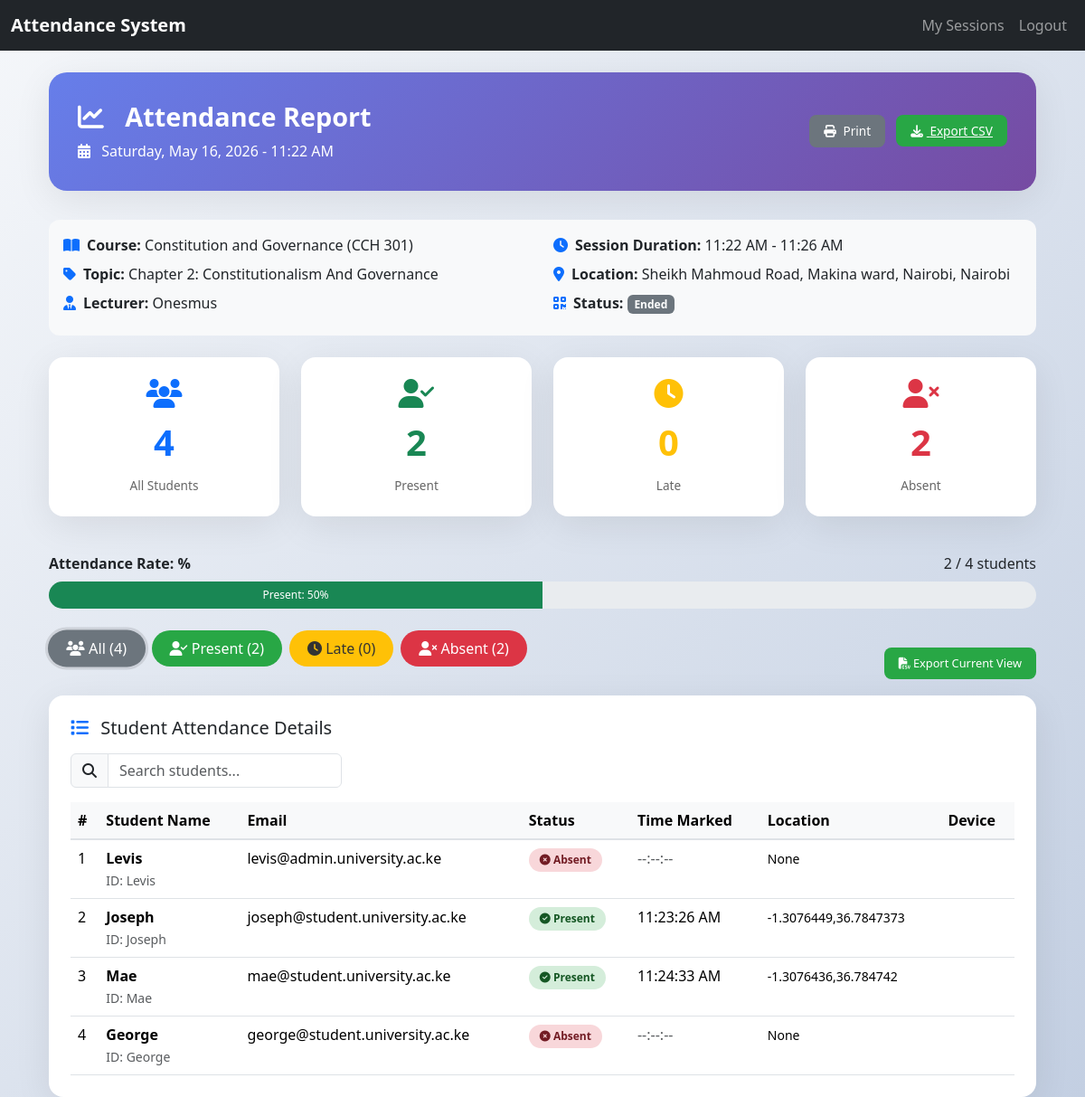
/lecturer/session-report/31/ (signed in), run on the app's committed database.
### StudentScanner/models.py (models this page shows, shortened)
class Session(models.Model):
    course = models.ForeignKey(Course, on_delete=models.CASCADE, related_name="sessions")
    lecturer = models.ForeignKey(settings.AUTH_USER_MODEL, on_delete=models.CASCADE)
    topic = models.CharField(max_length=200)
    created_at = models.DateTimeField(auto_now_add=True)
    is_active = models.BooleanField(default=True)
    qr_code_data = models.CharField(max_length=255, unique=True)
    qr_code_base64 = models.TextField(null=True, blank=True)
    qr_expiry = models.DateTimeField(default=timezone.now)
    latitude = models.FloatField(null=True, blank=True)
    longitude = models.FloatField(null=True, blank=True)
    location_name = models.CharField(max_length=500, null=True, blank=True)  # Human-readable location
    allowed_radius = models.IntegerField(default=100)  # 100 meters default

class Course(models.Model):
    programs = models.ManyToManyField(Program, related_name="courses")
    name = models.CharField(max_length=100)
    code = models.CharField(max_length=20, unique=True)
    students = models.ManyToManyField(CustomUser, related_name="enrolled_courses", blank=True)
    default_latitude = models.FloatField(null=True, blank=True)
    default_longitude = models.FloatField(null=True, blank=True)

class Attendance(models.Model):
    STATUS_CHOICES = [
        ('present', 'Present'),
        ('late', 'Late'),
        ('absent', 'Absent'),
    ]
    student = models.ForeignKey(settings.AUTH_USER_MODEL, on_delete=models.CASCADE)
    session = models.ForeignKey(Session, on_delete=models.CASCADE)
    timestamp = models.DateTimeField(auto_now_add=True)
    status = models.CharField(max_length=10, choices=STATUS_CHOICES, default='present')
    marked_latitude = models.FloatField(null=True, blank=True)
    marked_longitude = models.FloatField(null=True, blank=True)
    device_info = models.CharField(max_length=255, blank=True)
    ip_address = models.GenericIPAddressField(null=True, blank=True)
    class Meta:
        unique_together = ['student', 'session']  # Prevent duplicate attendance
        ordering = ['-timestamp']

### UserLogin/models.py (models this page shows, shortened)
class CustomUser(AbstractUser):
    program = models.ForeignKey(
        Program,
        on_delete=models.SET_NULL,
        null=True,
        blank=True,
        related_name="student_users"   # ✅ unique reverse accessor
    )
    programs = models.ManyToManyField(
        Program,
        blank=True,
        related_name="customuser_lecturers"   # ✅ unique reverse accessor
    )
    ROLE_CHOICES = (
        ('student', 'Student'),
        ('lecturer', 'Lecturer'),
        ('admin', 'Admin'),
    )
    role = models.CharField(max_length=20, choices=ROLE_CHOICES, default='student')

### UserLogin/decorators.py (the view)
    def wrapper(request, *args, **kwargs):
        if not request.user.is_authenticated or request.user.role != 'lecturer':
            return redirect('landing')
        return view_func(request, *args, **kwargs)

### LecturerDashboard/templates/LecturerDashboard/session_report.html (shortened to what this page needs)
{% extends 'base.html' %}
{% load static %}
{% block content %}
<div class="container mt-4">
  <div class="report-header">
    <div class="row align-items-center">
      <div class="col-md-8">
        <h2>
          <i class="fas fa-chart-line me-3"></i>
          Attendance Report
        </h2>
        <p class="mb-0">
          <i class="fas fa-calendar-alt me-2"></i>
          {{ session.created_at|date:"l, F j, Y - g:i A" }}
        </p>
      </div>
      <div class="col-md-4 text-md-end mt-3 mt-md-0">
        <button class="btn-print me-2 no-print" onclick="window.print()">
          <i class="fas fa-print me-1"></i> Print
        </button>
        <a href="{% url 'export_attendance_csv' session.id %}" class="btn-export no-print">
          <i class="fas fa-download me-1"></i> Export CSV
        </a>
      </div>
    </div>
  </div>
  <div class="session-info">
    <div class="row">
      <div class="col-md-6">
        <p class="mb-2">
          <strong><i class="fas fa-book-open me-2 text-primary"></i>Course:</strong>
          {{ session.course.name }} ({{ session.course.code }})
        </p>
        <p class="mb-2">
          <strong><i class="fas fa-tag me-2 text-primary"></i>Topic:</strong>
          {{ session.topic }}
        </p>
        <p class="mb-2">
          <strong><i class="fas fa-user-tie me-2 text-primary"></i>Lecturer:</strong>
          {{ session.lecturer.get_full_name|default:session.lecturer.username }}
        </p>
      </div>
      <div class="col-md-6">
        <p class="mb-2">
          <strong><i class="fas fa-clock me-2 text-primary"></i>Session Duration:</strong>
          {{ session.created_at|time:"g:i A" }} - {{ session.qr_expiry|time:"g:i A" }}
        </p>
        <p class="mb-2">
          <strong><i class="fas fa-map-marker-alt me-2 text-primary"></i>Location:</strong>
          {% if session.location_name %}
            {{ session.location_name }}
          {% elif session.latitude and session.longitude %}
            {{ session.latitude|floatformat:4 }}, {{ session.longitude|floatformat:4 }}
          {% else %}
            Not recorded
          {% endif %}
        </p>
        <p class="mb-2">
          <strong><i class="fas fa-qrcode me-2 text-primary"></i>Status:</strong>
          {% if session.is_active %}
            <span class="badge bg-success">Active</span>
          {% else %}
            <span class="badge bg-secondary">Ended</span>
          {% endif %}
        </p>
      </div>
    </div>
  </div>
  <div class="row mb-4">
    <div class="col-md-3 mb-3">
      <div class="stat-card" data-filter="all" onclick="filterTable('all')">
        <i class="fas fa-users fa-2x text-primary mb-2"></i>
        <div class="stat-number text-primary">{{ total }}</div>
        <div class="stat-label">All Students</div>
      </div>
    </div>
    <div class="col-md-3 mb-3">
      <div class="stat-card" data-filter="present" onclick="filterTable('present')">
        <i class="fas fa-user-check fa-2x text-success mb-2"></i>
        <div class="stat-number text-success">{{ present }}</div>
        <div class="stat-label">Present</div>
      </div>
    </div>
    <div class="col-md-3 mb-3">
      <div class="stat-card" data-filter="late" onclick="filterTable('late')">
        <i class="fas fa-clock fa-2x text-warning mb-2"></i>
        <div class="stat-number text-warning">{{ late }}</div>
        <div class="stat-label">Late</div>
      </div>
    </div>
    <div class="col-md-3 mb-3">
      <div class="stat-card" data-filter="absent" onclick="filterTable('absent')">
        <i class="fas fa-user-times fa-2x text-danger mb-2"></i>
        <div class="stat-number text-danger">{{ absent }}</div>
        <div class="stat-label">Absent</div>
      </div>
    </div>
  </div>
  <div class="mb-4">
    <div class="d-flex justify-content-between mb-2">
      <span><strong>Attendance Rate: {{ attendance_percentage }}%</strong></span>
      <span>{{ present|add:late }} / {{ total }} students</span>
    </div>
    <div class="progress">
      <div class="progress-bar bg-success" role="progressbar"
           style="width: {% widthratio present total 100 %}%">
        {% if present > 0 %}Present: {% widthratio present total 100 %}%{% endif %}
      </div>
    </div>
  </div>
  <div class="d-flex justify-content-between align-items-center flex-wrap mb-3">
    <div class="filter-buttons no-print">
      <button class="filter-btn all active" onclick="filterTable('all')">
        <i class="fas fa-users"></i> All ({{ total }})
      </button>
      <button class="filter-btn present" onclick="filterTable('present')">
        <i class="fas fa-user-check"></i> Present ({{ present }})
      </button>
      <button class="filter-btn late" onclick="filterTable('late')">
        <i class="fas fa-clock"></i> Late ({{ late }})
      </button>
      <button class="filter-btn absent" onclick="filterTable('absent')">
        <i class="fas fa-user-times"></i> Absent ({{ absent }})
      </button>
    </div>
    <div class="export-buttons no-print">
      <button class="export-btn csv" onclick="exportToCSV()">
        <i class="fas fa-file-csv"></i> Export Current View
      </button>
    </div>
  </div>
  <div class="table-container">
    <h5 class="mb-3">
      <i class="fas fa-list me-2 text-primary"></i>
      Student Attendance Details
    </h5>
    <div class="table-responsive">
      <table class="table table-hover" id="attendanceTable">
        <thead>
          <tr>
            <th>#</th>
            <th>Student Name</th>
            <th>Email</th>
            <th>Status</th>
            <th>Time Marked</th>
            <th>Location</th>
            <th>Device</th>
          </tr>
        </thead>
        <tbody id="attendanceTableBody">
          {% for student in student_data %}
          <tr data-status="{{ student.status }}">
            <td>{{ forloop.counter }}</td>
            <td>
              <strong>{{ student.student.get_full_name|default:student.student.username }}</strong>
              <br>
              <small class="text-muted">ID: {{ student.student.username }}</small>
            </td>
            <td>{{ student.student.email }}</td>
            <td>
              <span class="status-badge
                {% if student.status == 'present' %}status-present
                {% elif student.status == 'late' %}status-late
                {% else %}status-absent{% endif %}">
                {% if student.status == 'present' %}
                  <i class="fas fa-check-circle"></i> Present
                {% elif student.status == 'late' %}
                  <i class="fas fa-clock"></i> Late
                {% else %}
                  <i class="fas fa-times-circle"></i> Absent
                {% endif %}
              </span>
            </td>
            <td>
              {% if student.timestamp %}
                {{ student.timestamp|date:"g:i:s A" }}
              {% else %}
                <span class="text-muted">--:--:--</span>
              {% endif %}
            </td>
            <td>
              {% if student.location != 'N/A' %}
                <small>{{ student.location|truncatechars:30 }}</small>
              {% else %}
                <span class="text-muted">Not tracked</span>
              {% endif %}
            </td>
            <td>
            </td>
          </tr>
          {% endfor %}
        </tbody>
      </table>
    </div>
  </div>
</div>
{% endblock %}

### LecturerDashboard/templates/LecturerDashboard/session_report.html (style rules this page uses)
:root { --primary-gradient: linear-gradient(135deg, #667eea 0%, #764ba2 100%); --card-shadow: 0 10px 40px rgba(0, 0, 0, 0.08); --transition: all 0.3s ease; }
body { background: linear-gradient(135deg, #f5f7fa 0%, #c3cfe2 100%); min-height: 100vh; }
.report-header { background: var(--primary-gradient); border-radius: 20px; padding: 2rem; margin-bottom: 2rem; color: white; box-shadow: var(--card-shadow); }
.report-header h2 { font-size: 1.8rem; font-weight: 700; margin-bottom: 0.5rem; }
.stat-card { background: white; border-radius: 16px; padding: 1.5rem; text-align: center; box-shadow: var(--card-shadow); transition: var(--transition); cursor: pointer; }
.stat-number { font-size: 2.5rem; font-weight: 700; }
.stat-label { color: #666; font-size: 0.85rem; margin-top: 0.5rem; }
.filter-buttons { display: flex; gap: 0.5rem; flex-wrap: wrap; margin-bottom: 1rem; }
.filter-btn { padding: 0.5rem 1.25rem; border-radius: 25px; border: none; font-weight: 500; cursor: pointer; transition: var(--transition); }
.filter-btn.all { background: #6c757d; color: white; }
.filter-btn.present { background: #28a745; color: white; }
.filter-btn.absent { background: #dc3545; color: white; }
.filter-btn.late { background: #ffc107; color: #333; }
.filter-btn.active { box-shadow: 0 0 0 3px rgba(0,0,0,0.1); transform: scale(1.02); }
.table-container { background: white; border-radius: 16px; padding: 1.5rem; box-shadow: var(--card-shadow); overflow-x: auto; }
.table { margin-bottom: 0; }
.table thead th { background: #f8f9fa; border-bottom: 2px solid #dee2e6; font-weight: 600; }
.status-badge { display: inline-block; padding: 0.25rem 0.75rem; border-radius: 20px; font-size: 0.75rem; font-weight: 600; }
.status-present { background: #d4edda; color: #155724; }
.status-absent { background: #f8d7da; color: #721c24; }
.btn-print, .btn-export { padding: 0.5rem 1rem; border-radius: 8px; font-size: 0.85rem; transition: var(--transition); border: none; cursor: pointer; }
.btn-print { background: #6c757d; color: white; }
.btn-export { background: #28a745; color: white; }
.session-info { background: #f8f9fa; border-radius: 12px; padding: 1rem; margin-bottom: 1.5rem; }
.progress { height: 30px; border-radius: 15px; overflow: hidden; }
.export-buttons { display: flex; gap: 0.5rem; flex-wrap: wrap; margin-top: 1rem; }
.export-btn { padding: 0.5rem 1rem; border-radius: 8px; font-size: 0.8rem; border: none; cursor: pointer; transition: var(--transition); }
.export-btn.csv { background: #28a745; color: white; }

### data on the page
Session: created_at "Saturday, May 16, 2026 - 11:22 AM", course.name "Constitution and Governance", course.code "CCH 301", topic "Chapter 2: Constitutionalism And Governance", lecturer.get_full_name "Onesmus", created_at "11:22 AM", qr_expiry "11:26 AM", location_name "Sheikh Mahmoud Road, Makina ward, Nairobi, Nairobi"
CustomUser: student.get_full_name "Levis", student.username "Levis", student.email "levis@admin.university.ac.ke", shows "Absent", location "None"
CustomUser: student.get_full_name "Joseph", student.username "Joseph", student.email "joseph@student.university.ac.ke", shows "Present", timestamp "11:23:26 AM", location "-1.3076449,36.7847373"
CustomUser: student.get_full_name "Mae", student.username "Mae", student.email "mae@student.university.ac.ke", shows "Present", timestamp "11:24:33 AM", location "-1.3076436,36.784742"
CustomUser: student.get_full_name "George", student.username "George", student.email "george@student.university.ac.ke", shows "Absent", location "None"

### other printed values
{{ total }} "4"
{{ present }} "2"
{{ late }} "0"
{{ absent }} "2"
{{ present|add:late }} "2"
